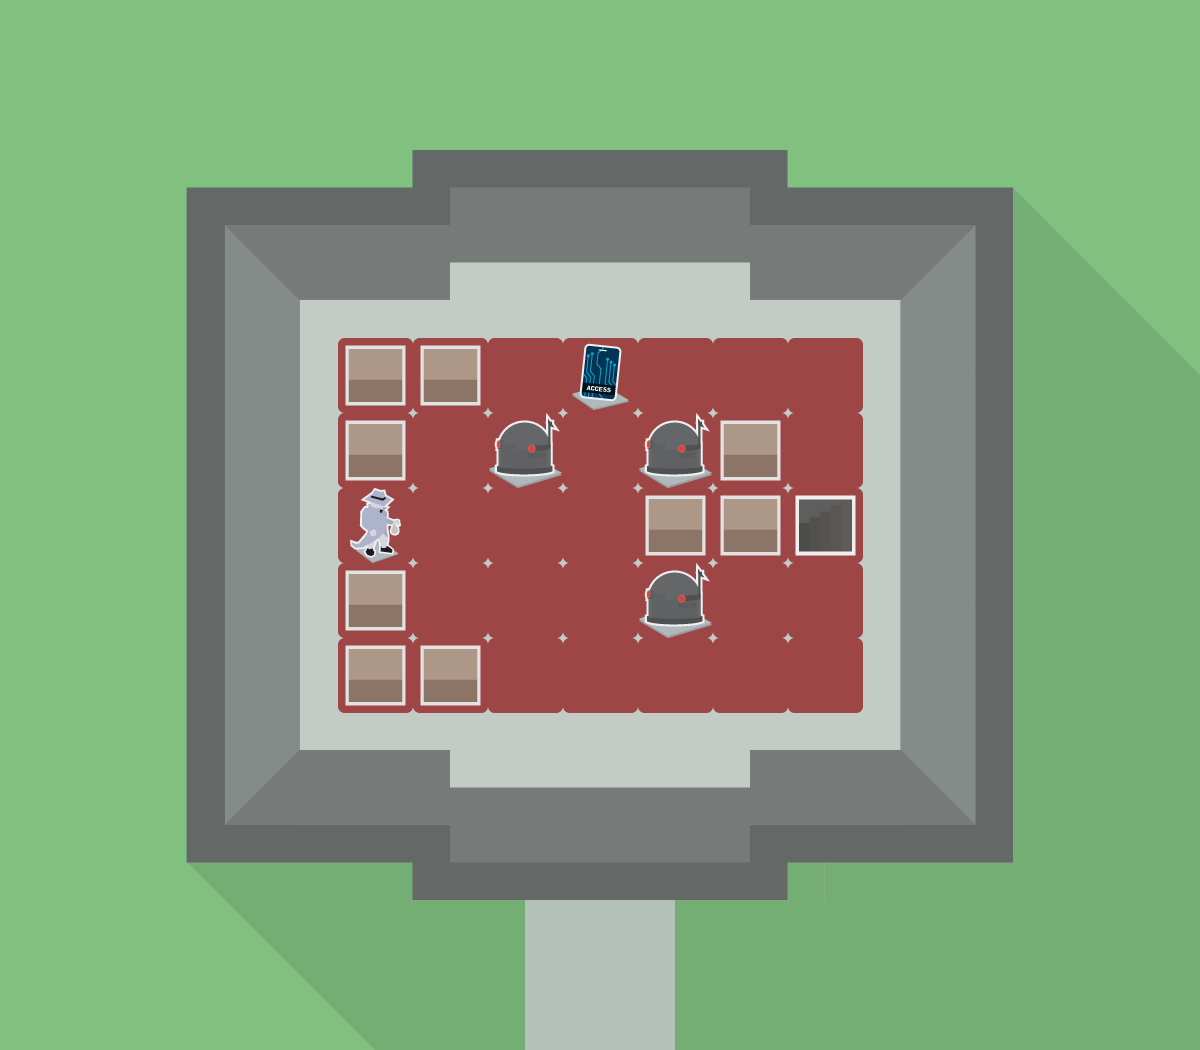

This game map was drawn from its Tiled (.tmx) file and the tilesets committed beside it. A one-line description and the full map source follow:
An orthogonal 16x14 tile map with 75x75 px tiles, 3 tile layers (Board, Tiles, Assets), 3 tilesets.

<map version="1.0" tiledversion="1.1.4" orientation="orthogonal" renderorder="right-down" width="16" height="14" tilewidth="75" tileheight="75" infinite="0" nextobjectid="1">
 <tileset firstgid="1" name="hq_v2" tilewidth="75" tileheight="75" tilecount="56" columns="8">
  <image source="tilesets/hq_v2.png" width="600" height="525" />
 </tileset>
 <tileset firstgid="57" name="hq" tilewidth="38" tileheight="38" tilecount="100" columns="10">
  <image source="tilesets/hq.png" width="380" height="380" />
 </tileset>
 <tileset firstgid="157" name="tiles" tilewidth="75" tileheight="75" tilecount="12" columns="4">
  <image source="tiles.png" width="300" height="225" />
 </tileset>
 <layer name="Board" width="16" height="14">
  <data encoding="csv">
1,1,1,1,1,1,1,1,1,1,1,1,1,1,1,1,
1,1,1,1,1,1,1,1,1,1,1,1,1,1,1,1,
1,1,9,10,10,11,12,12,12,12,13,10,10,15,1,1,
1,1,17,18,19,19,20,20,20,20,19,19,22,23,24,1,
1,1,17,26,28,28,28,28,28,28,28,28,30,23,51,24,
1,1,17,26,28,28,28,28,28,28,28,28,30,23,51,51,
1,1,17,26,28,28,28,28,28,28,28,28,30,23,51,51,
1,1,17,26,28,28,28,28,28,28,28,28,30,23,51,51,
1,1,17,26,28,28,28,28,28,28,28,28,30,23,51,51,
1,1,25,26,28,28,28,28,28,28,28,28,30,31,51,51,
1,1,17,34,19,19,36,36,36,36,19,19,38,23,51,51,
1,1,41,42,42,43,44,44,44,44,45,42,42,47,51,51,
1,1,1,50,51,51,51,54,54,51,51,51,51,51,51,51,
1,1,1,1,50,56,56,54,54,51,51,51,51,51,51,51
</data>
 </layer>
 <layer name="Tiles" width="16" height="14" offsetx="38" offsety="38">
  <data encoding="csv">
0,0,0,0,0,0,0,0,0,0,0,0,0,0,0,0,
0,0,0,0,0,0,0,0,0,0,0,0,0,0,0,0,
0,0,0,0,0,0,0,0,0,0,0,0,0,0,0,0,
0,0,0,0,0,0,0,0,0,0,0,0,0,0,0,0,
0,0,0,0,162,162,162,162,162,162,162,0,0,0,0,0,
0,0,0,0,162,162,162,162,162,162,162,0,0,0,0,0,
0,0,0,0,162,162,162,162,162,162,162,0,0,0,0,0,
0,0,0,0,162,162,162,162,162,162,162,0,0,0,0,0,
0,0,0,0,162,162,162,162,162,162,162,0,0,0,0,0,
0,0,0,0,0,0,0,0,0,0,0,0,0,0,0,0,
0,0,0,0,0,0,0,0,0,0,0,0,0,0,0,0,
0,0,0,0,0,0,0,0,0,0,0,0,0,0,0,0,
0,0,0,0,0,0,0,0,0,0,0,0,0,0,0,0,
0,0,0,0,0,0,0,0,0,0,0,0,0,0,0,0
</data>
 </layer>
 <layer name="Assets" width="16" height="14" offsetx="38" offsety="38">
  <data encoding="csv">
0,0,0,0,0,0,0,0,0,0,0,0,0,0,0,0,
0,0,0,0,0,0,0,0,0,0,0,0,0,0,0,0,
0,0,0,0,0,0,0,0,0,0,0,0,0,0,0,0,
0,0,0,0,0,0,0,0,0,0,0,0,0,0,0,0,
0,0,0,0,157,157,0,166,0,0,0,0,0,0,0,0,
0,0,0,0,157,0,163,0,163,157,0,0,0,0,0,0,
0,0,0,0,164,0,0,0,157,157,158,0,0,0,0,0,
0,0,0,0,157,0,0,0,163,0,0,0,0,0,0,0,
0,0,0,0,157,157,0,0,0,0,0,0,0,0,0,0,
0,0,0,0,0,0,0,0,0,0,0,0,0,0,0,0,
0,0,0,0,0,0,0,0,0,0,0,0,0,0,0,0,
0,0,0,0,0,0,0,0,0,0,0,0,0,0,0,0,
0,0,0,0,0,0,0,0,0,0,0,0,0,0,0,0,
0,0,0,0,0,0,0,0,0,0,0,0,0,0,0,0
</data>
 </layer>
</map>
